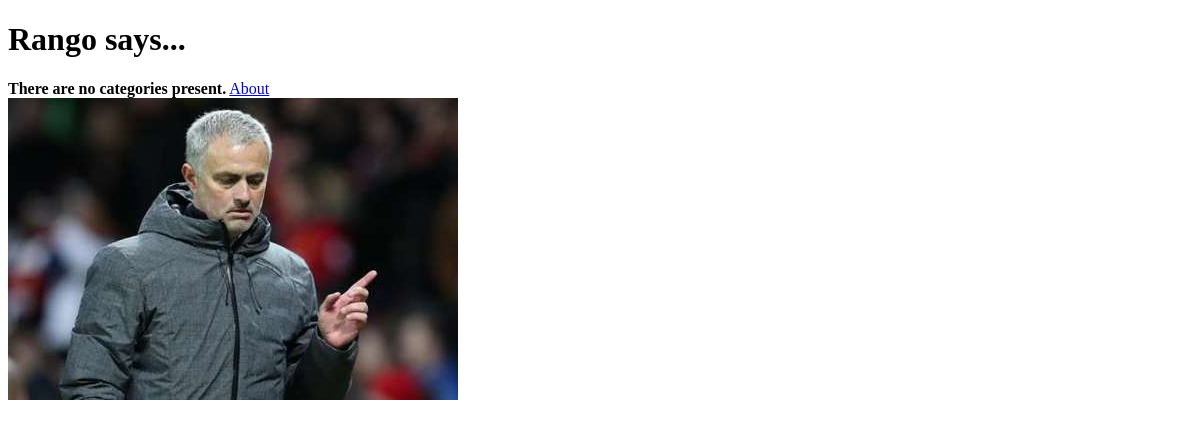
The app's page /rango/, older data.
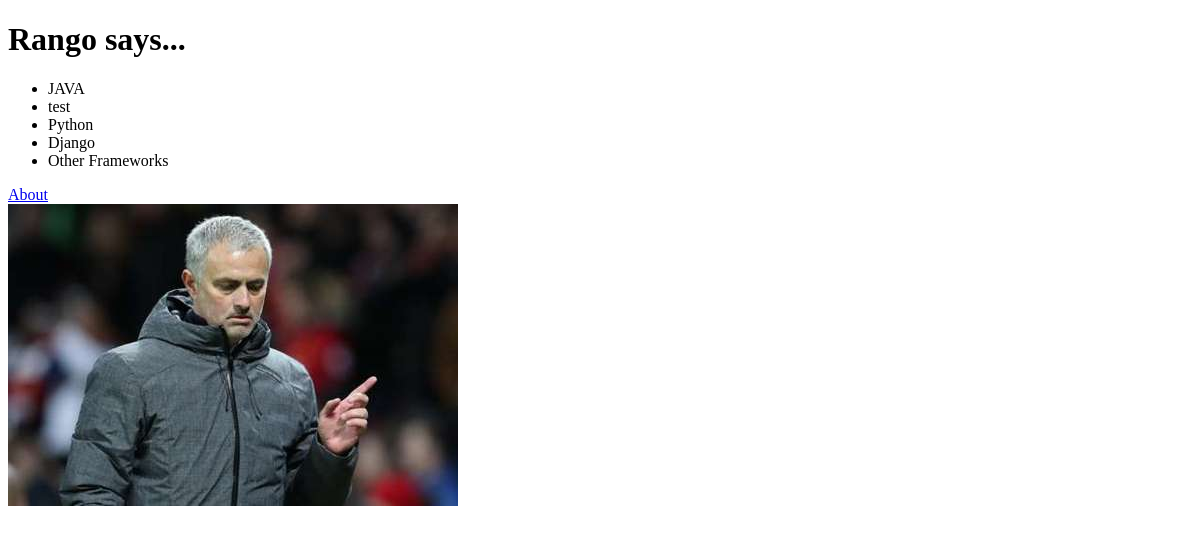
The same page, newer data.
### rango/models.py (models this page shows, shortened)
class Category(models.Model):
    name = models.CharField(max_length=128, unique=True)
    views = models.IntegerField(default=0)
    likes = models.IntegerField(default=0)
    slug = models.SlugField(unique=True)

### rango/views.py (the view)
def index(request):
    category_list = Category.objects.order_by('-likes')[:5]
    context_dict = {'categories': category_list}
    return render(request, 'rango/index.html', context_dict)

### templates/rango/index.html (shortened to what this page needs)
<!DOCTYPE html>
<html>
    <head>
    </head>
    <body>
        <h1>Rango says...</h1>
        {% if categories %}
        <ul>
            {% for category in categories %}
            <li>{{ category.name }}</li>
            {% endfor %}
        </ul>
        {% else %}
        <strong>There are no categories present.</strong>
        {% endif %}
            <a href="/rango/about/">About</a><br />
        <image src="{% static 'images/manuit.jpeg' %}" alt="picture of manuit" />
    </body>
</html>

Row changes from the older to the newer data that the page shows:
added Category: name "JAVA"
added Category: name "test"
added Category: name "Python"
added Category: name "Django"
added Category: name "Other Frameworks"
Text that changed along with them:
text no longer shown: "There are no categories present."
